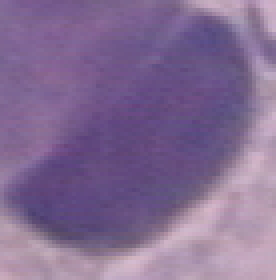
%> input picture smear dataset/carcinoma/149143370-149143378-001.BMP, 69 x 70 px (shown 4 times larger)
$ octave --eval "result = analysTesting('smear dataset/carcinoma/149143370-149143378-001.BMP');"   (GNU Octave 9; MATLAB toolbox functions it lacks are replaced by stand-ins)
%> lines starting %> are read from the running program, lines starting %| are printed output that depends on the picture; in (x1, y1, x2, y2) boxes, pixels count from 0 and x2, y2 are one past the last pixel; in counts of white or black regions, pixels touching at a corner belong together; the program's own positions count from 1
function [value] = analysTesting(filename)

    % Color-Based Segmentation Using K-Means Clustering

    % clear all; close all

    % I = imread(filename);
    % figure imshow(I);
    % disp(filename);
    % level 1 begin
    he = imread(filename);
%> he is the input picture: size 70x69x3 uint8; mean R, G, B 131.3, 107.7, 147.2

    % segmentasi color based start
    % imshow(he), title('H&E image');
    text(size(he,2),size(he,1)+15,...
         'Image courtesy of Alan Partin, Johns Hopkins University', ...
         'FontSize',7,'HorizontalAlignment','right');
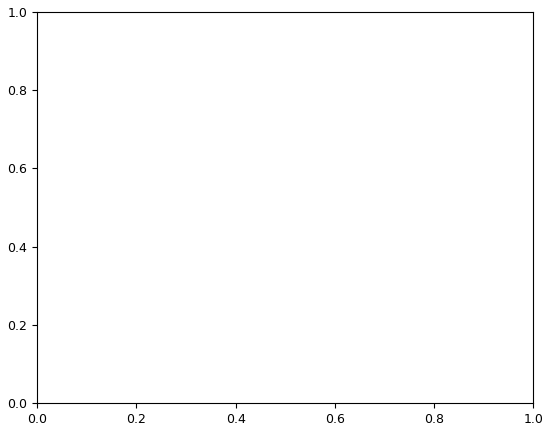
%> figure redrawn from the program's plot data

    cform = makecform('srgb2lab');
    lab_he = applycform(he,cform);
%> lab_he: size 70x69x3 uint8; mean of channels 1, 2, 3 124.2, 143.8, 109.6

    ab = double(lab_he(:,:,2:3));
    nrows = size(ab,1);
%> nrows = 70
    ncols = size(ab,2);
%> ncols = 69
    ab = reshape(ab,nrows*ncols,2);

    nColors = 2;
    % repeat the clustering 3 times to avoid local minima
    [cluster_idx, cluster_center] = kmeans(ab,nColors,'distance','sqEuclidean', ...
                                          'Replicates',20);
%> cluster_idx = 4830 values, max 2 at index 1, min 1 at index 41, mean 1.66; cluster_center = [140.3 119.3; 145.6 104.6]

    pixel_labels = reshape(cluster_idx,nrows,ncols);
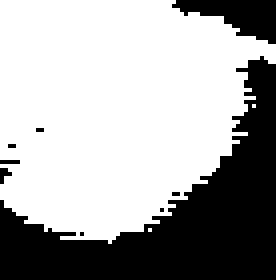
%> pixel_labels: size 70x69 double (shown 4 times larger); values 1 (black) and 2 (white), 65.8% white; 9 black regions (7 under 20 px), largest, box (x1, y1, x2, y2) and area: (0, 14, 69, 70) 1475, (43, 0, 69, 11) 158
    % imshow(pixel_labels,[]), title('image labeled by cluster index');

    segmented_images = cell(1,3);
    rgb_label = repmat(pixel_labels,[1 1 3]);

    for k = 1:nColors
        color = he;
        color(rgb_label ~= k) = 0;
        segmented_images{k} = color;
    end
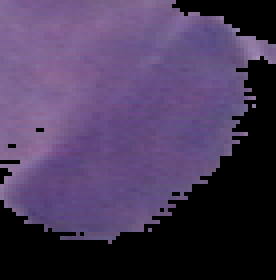
%> color: size 70x69x3 uint8 (shown 4 times larger); mean R, G, B 73, 57.6, 89.3
%> after the loop, segmented_images = 3 items

    % imshow(segmented_images{1}), title('objects in cluster 1');

    % imshow(segmented_images{2}), title('objects in cluster 2');

    % imshow(segmented_images{3}), title('objects in cluster 3');

    mean_cluster_value = mean(cluster_center,2);
%> mean_cluster_value = [129.8; 125.1]
    [tmp, idx] = sort(mean_cluster_value);
%> tmp = [125.1; 129.8]; idx = [2; 1]
    blue_cluster_num = idx(1);
%> blue_cluster_num = 2

    L = lab_he(:,:,1);
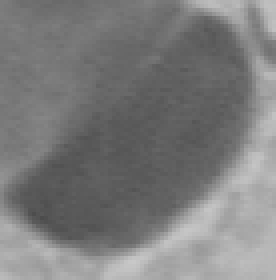
%> L: size 70x69 uint8 (shown 4 times larger); min 76, max 200, mean 124.2
    blue_idx = find(pixel_labels == blue_cluster_num);
%> blue_idx = 3177 values from 1 to 4776
    L_blue = L(blue_idx);
%> L_blue = 3177 values, max 160 at index 3158, min 76 at index 577, mean 104.8
    is_light_blue = im2bw(L_blue,graythresh(L_blue));
%> is_light_blue = 3177 logical values, 1253 true

    nuclei_labels = repmat(uint8(0),[nrows ncols]);
    nuclei_labels(blue_idx(is_light_blue==false)) = 1;
%> nuclei_labels: size 70x69 uint8; values 0 (black) and 1 (white), 39.8% white; 5 white regions (4 under 20 px), largest, box (x1, y1, x2, y2) and area: (2, 4, 62, 60) 1911
    nuclei_labels = repmat(nuclei_labels,[1 1 3]);
    blue_nuclei = he;
    blue_nuclei(nuclei_labels ~= 1) = 0;
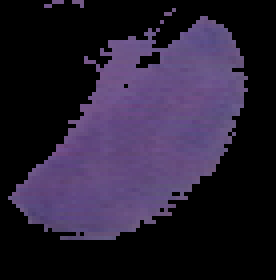
%> blue_nuclei: size 70x69x3 uint8 (shown 4 times larger); mean R, G, B 40.1, 31.4, 51.3
    %figure; imshow(blue_nuclei), title('blue nuclei');

    % segmentasi color based kelar

    g = rgb2gray(blue_nuclei);
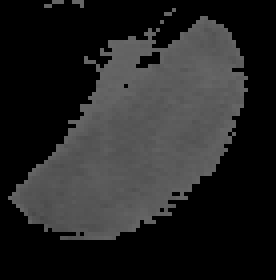
%> g: size 70x69 uint8 (shown 4 times larger); min 0, max 103, mean 36.3
    imt = im2bw(g, graythresh(g));
    %figure; imshow(imt);

    % opening ukuran 50
    baru = bwareaopen(imt,50, 8);
%> baru: size 70x69 logical; 39.6% white; 1 white region, box (x1, y1, x2, y2) and area: (2, 4, 62, 60) 1911
    imt2 = imclose(baru,strel('octagon',3));
%> imt2: size 70x69 logical; 41.6% white; 1 white region, box (x1, y1, x2, y2) and area: (2, 4, 62, 60) 2008
    %figure; imshow(imt);

    % closing ukuran 50
    baru2 = bwareaopen(imt2,50, 8);
    imt3 = imopen(baru2,strel('octagon',3));
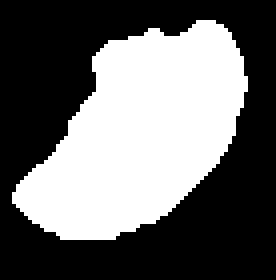
%> imt3: size 70x69 logical (shown 4 times larger); 41.3% white; 1 white region, box (x1, y1, x2, y2) and area: (3, 5, 62, 60) 1995
    %figure; imshow(imt3);

    [imlabel, objnum] = bwlabel(imt3);
%> imlabel: size 70x69 double; values 0 (black) and 1 (white), 41.3% white; 1 white region
%> objnum = 1

    stats = regionprops(imlabel,'all');
%> stats = 1 region; box (x1, y1, x2, y2), Area, Centroid, MajorAxisLength, MinorAxisLength and Eccentricity: (3, 5, 62, 60) 1995 [35.6 34.1] 68.72 38.03 0.833
    % print stats(1);
    % index = stats(1);
    b = {};

    len = length(stats);
%> len = 1

    c = 0;
    d = 0;
    e = 0;
    f = 0;
    g = 0;
    for k = 1 : len
        c = c + stats(k).Area;
        d = d + stats(k).MajorAxisLength;
        e = e + stats(k).MinorAxisLength;
        f = f + stats(k).Solidity;
        g = g + stats(k).Perimeter;
    end
%> this loop made 1 pass
%> (c, d, e, f, g) on pass 1: (1995, 68.72, 38.03, 0.922, 177.5)
    b.Area = c/len;
%> b.Area = 1995
    b.MajorAxisLength = d/len;
%> b.MajorAxisLength = 68.72
    b.MinorAxisLength = e/len;
%> b.MinorAxisLength = 38.03
    b.Solidity = f/len;
%> b.Solidity = 0.922
    b.Perimeter = g/len;
%> b.Perimeter = 177.5

    value = b;
%> value = 1 region; Area, MajorAxisLength, MinorAxisLength, Solidity and Perimeter: 1995 68.72 38.03 0.922 177.5
%> `result = analysTesting('smear dataset/carcinoma/149143370-149143378-00..`: result has the same summary as value in analysTesting
end

$ run again, on smear dataset/carcinoma/149143370-149143378-002.BMP
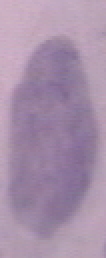
%> input picture smear dataset/carcinoma/149143370-149143378-002.BMP, 53 x 129 px (shown 2 times larger)
%> in analysTesting, he is the input picture: size 129x53x3 uint8; mean R, G, B 166.3, 143.2, 169.2
%> lab_he: size 129x53x3 uint8; mean of channels 1, 2, 3 158.5, 140.5, 117.6
%> cluster_idx = 6837 values, max 2 at index 187, min 1 at index 1, mean 1.43; cluster_center = [139.6 120.4; 141.7 113.8]
%> pixel_labels: size 129x53 double; values 1 (black) and 2 (white), 43.2% white; 13 white regions (12 under 20 px), largest, box (x1, y1, x2, y2) and area: (1, 20, 50, 113) 2908
%> after the loop in analysTesting, `for k = 1:nColors`:
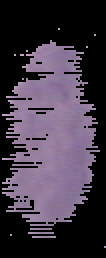
%> color: size 129x53x3 uint8 (shown 2 times larger); mean R, G, B 63.5, 53.7, 67.7
%> after the loop in analysTesting, `for k = 1:nColors`: segmented_images = 3 items
%> mean_cluster_value = [130; 127.8]
%> tmp = [127.8; 130]; idx = [2; 1]
%> blue_cluster_num = 2
%> blue_idx = 2954 values from 187 to 6832
%> L_blue = 2954 values, max 187 at index 245, min 122 at index 2041, mean 140.5
%> is_light_blue = 2954 logical values, 973 true
%> baru: size 129x53 logical; 27.9% white; 1 white region, box (x1, y1, x2, y2) and area: (5, 23, 48, 113) 1908
%> imt2: size 129x53 logical; 32.9% white; 1 white region, box (x1, y1, x2, y2) and area: (5, 23, 48, 113) 2251
%> in analysTesting, `imt3 = imopen(baru2,strel('octagon',3));`:
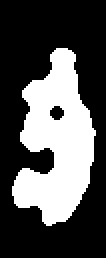
%> imt3: size 129x53 logical (shown 2 times larger); 32.6% white; 1 white region, box (x1, y1, x2, y2) and area: (6, 24, 48, 113) 2226
%> imlabel: size 129x53 double; values 0 (black) and 1 (white), 32.6% white; 1 white region
%> objnum = 1
%> stats = 1 region; box (x1, y1, x2, y2), Area, Centroid, MajorAxisLength, MinorAxisLength and Eccentricity: (6, 24, 48, 113) 2226 [28.8 71.8] 89.01 37.95 0.905
%> len = 1
%> the loop in analysTesting, `for k = 1 : len` made 1 pass
%> (c, d, e, f, g) on pass 1: (2226, 89.01, 37.95, 0.803, 253.1)
%> b.Area = 2226
%> b.MajorAxisLength = 89.01
%> b.MinorAxisLength = 37.95
%> b.Solidity = 0.803
%> b.Perimeter = 253.1
%> value = 1 region; Area, MajorAxisLength, MinorAxisLength, Solidity and Perimeter: 2226 89.01 37.95 0.803 253.1
%> result has the same summary as value in analysTesting

$ run again, on smear dataset/carcinoma/149143370-149143378-003.BMP
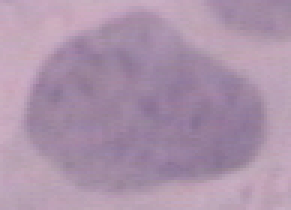
%> input picture smear dataset/carcinoma/149143370-149143378-003.BMP, 97 x 70 px (shown 3 times larger)
%> in analysTesting, he is the input picture: size 70x97x3 uint8; mean R, G, B 171.3, 146.8, 170.5
%> lab_he: size 70x97x3 uint8; mean of channels 1, 2, 3 162.2, 140.6, 119.1
%> cluster_idx = 6790 values, max 2 at index 2, min 1 at index 1, mean 1.5; cluster_center = [141.3 116.4; 140 121.7]
%> pixel_labels: size 70x97 double; values 1 (black) and 2 (white), 50.4% white; 28 black regions (25 under 20 px), largest, box (x1, y1, x2, y2) and area: (6, 9, 89, 61) 3002, (67, 0, 97, 12) 204, (35, 3, 58, 9) 75
%> after the loop in analysTesting, `for k = 1:nColors`:
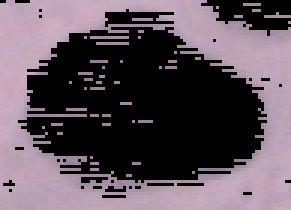
%> color: size 70x97x3 uint8 (shown 3 times larger); mean R, G, B 93.7, 81, 90.6
%> after the loop in analysTesting, `for k = 1:nColors`: segmented_images = 3 items
%> mean_cluster_value = [128.8; 130.9]
%> idx = [1; 2]
%> blue_cluster_num = 1
%> blue_idx = 3370 values from 1 to 6781
%> L_blue = 3370 values, max 187 at index 22, min 130 at index 1691, mean 148.7
%> is_light_blue = 3370 logical values, 1265 true
%> baru: size 70x97 logical; 29.6% white; 1 white region, box (x1, y1, x2, y2) and area: (10, 13, 88, 60) 2009
%> imt2: size 70x97 logical; 34.7% white; 1 white region, box (x1, y1, x2, y2) and area: (10, 13, 88, 60) 2355
%> in analysTesting, `imt3 = imopen(baru2,strel('octagon',3));`:
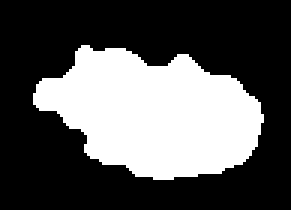
%> imt3: size 70x97 logical (shown 3 times larger); 34.2% white; 1 white region, box (x1, y1, x2, y2) and area: (11, 15, 88, 60) 2320
%> imlabel: size 70x97 double; values 0 (black) and 1 (white), 34.2% white; 1 white region
%> objnum = 1
%> stats = 1 region; box (x1, y1, x2, y2), Area, Centroid, MajorAxisLength, MinorAxisLength and Eccentricity: (11, 15, 88, 60) 2320 [52 38.4] 75.15 40.24 0.845
%> len = 1
%> the loop in analysTesting, `for k = 1 : len` made 1 pass
%> (c, d, e, f, g) on pass 1: (2320, 75.15, 40.24, 0.908, 201.4)
%> b.Area = 2320
%> b.MajorAxisLength = 75.15
%> b.MinorAxisLength = 40.24
%> b.Solidity = 0.908
%> b.Perimeter = 201.4
%> value = 1 region; Area, MajorAxisLength, MinorAxisLength, Solidity and Perimeter: 2320 75.15 40.24 0.908 201.4
%> result has the same summary as value in analysTesting
